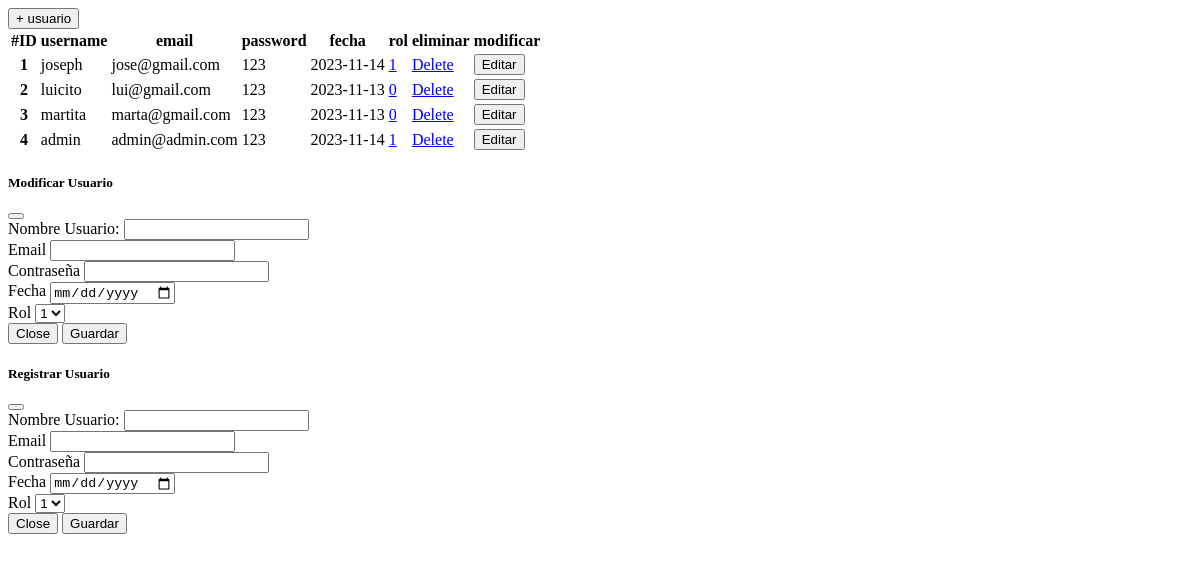
/panel_admin/view_user, run on an earlier commit of the app's database.
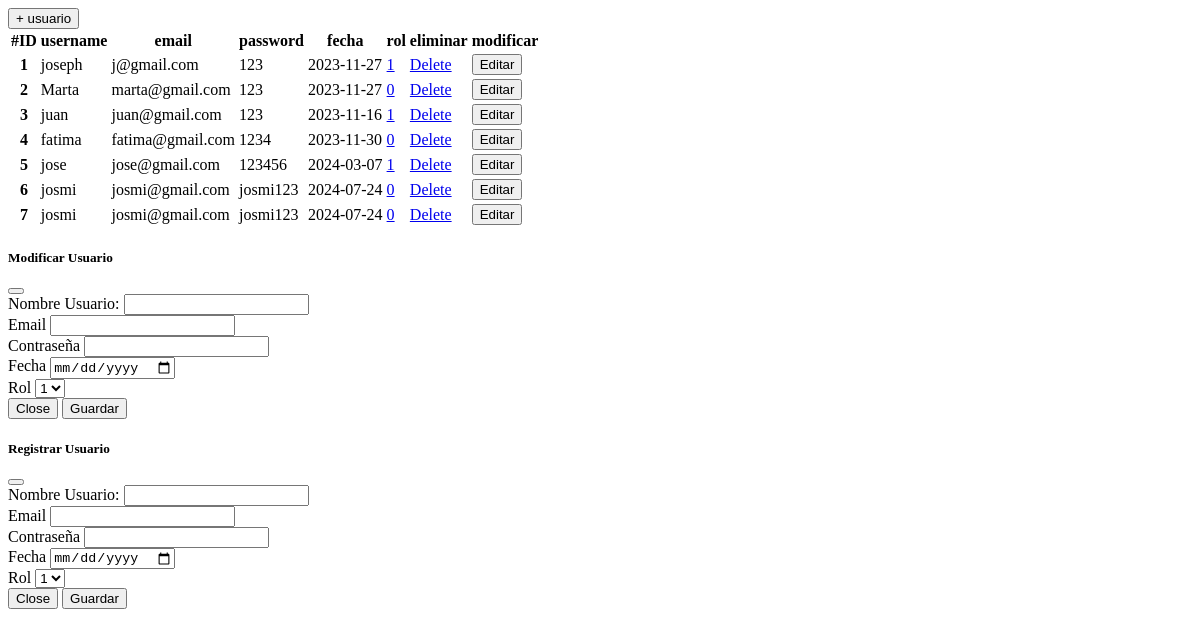
And on a later commit of the database.
### tables this page shows
CREATE TABLE user (
      id_user INTEGER PRIMARY KEY AUTOINCREMENT,
      username TEXT,
      email TEXT,
      password TEXT,
      date DATETIME,
      role INT    
    );

### main.py (the view)
@app.route('/panel_admin/view_user')
def view_user():
  users = cnx.view_users()
  return render_template('/admin/view_users.html', users=users)

### modelos/Connection.py (called while the page is built)
    def fetch_data(self, query, values=None):
        if values:
            self.cursor.execute(query, values)
        else:
            self.cursor.execute(query)
        return self.cursor.fetchall()

    def view_users(self):
        return self.fetch_data("SELECT * FROM user")

### templates/admin/view_users.html (shortened to what the changed rows need)
<div class="container mt-3">
  <table class="w3-container w3-margin-top">
    <thead>
      <tr>
        <th scope="col">#ID</th>
        <th scope="col">username</th>
        <th scope="col">email</th>
        <th scope="col">password</th>
        <th scope="col">fecha</th>
        <th scope="col">rol</th>
        <th scope="col">eliminar</th>
        <th scope="col">modificar</th>
      </tr>
    </thead>
    <tbody>
      {% for user in users %}
      <tr>
        <th cope="row">{{user[0]}}</td>
        <td>{{user[1]}}</td>
        <td>{{user[2]}}</td>
        <td>{{user[3]}}</td>
        <td>{{user[4]}}</td>
        <td><a href="#"
            onclick="navegar('{{ url_for('set_rol_user', id_user = user[0], rol = user[5]) }}', 'setear rol usuario')">{{user[5]}}</a>
        </td>
        <td><a href="#"
          onclick="navegar('{{ url_for('delete_user', id_user = user[0]) }}', 'eliminar')">Delete</a>
        </td>
        <td><button type="button" id="btmodal" class="nav-link" href="#" data-bs-toggle="modal"
            data-bs-target="#modalModificarUser" data-username="{{user[1]}}" data-email="{{user[2]}}" data-password="{{user[3]}}"
            data-date="{{user[4]}}" data-role="{{user[5]}}" data-iduser="{{user[0]}}">Editar</button></td>
      </tr>
      {% endfor %}
    </tbody>
  </table>
</div>

What changed in the data, as far as the page shows it:
changed user "joseph": email "jose@gmail.com" → "j@gmail.com"; date "2023-11-14" → "2023-11-27"
changed user id 2: username "luicito" → "Marta"; email "lui@gmail.com" → "marta@gmail.com"; date "2023-11-13" → "2023-11-27"
changed user id 3: username "martita" → "juan"; email "marta@gmail.com" → "juan@gmail.com"; date "2023-11-13" → "2023-11-16"; role "0" → "1"
changed user id 4: username "admin" → "fatima"; email "admin@admin.com" → "fatima@gmail.com"; password "123" → "1234"; date "2023-11-14" → "2023-11-30"; role "1" → "0"
added user: id_user "5", username "jose", email "jose@gmail.com", password "123456", date "2024-03-07", role "1"
added user: id_user "6", username "josmi", email "josmi@gmail.com", password "josmi123", date "2024-07-24", role "0"
added user: id_user "7", username "josmi", email "josmi@gmail.com", password "josmi123", date "2024-07-24", role "0"
